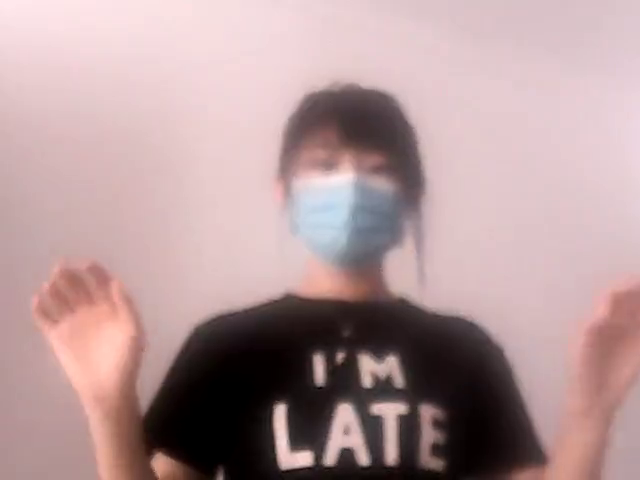
#> input picture frame 5 of 手势数据集/ccwr_2.mp4, 640 x 480 px, given in place of the camera
$ python get_tsm_dataset.py
#> lines starting #> are read from the running program, lines starting #| are printed output that depends on the picture
import time

import numpy as np
import cv2

'''
    用于TSM网络所需视频的手势数据的录制
'''


path = 'D:/CSU/data3/customize_ges/所有数据/no_gesture/'
cap = cv2.VideoCapture(0)

fourcc = cv2.VideoWriter_fourcc(*'XVID')

for i in range(14):
    out = cv2.VideoWriter(path+'{}.avi'.format(time.strftime("%Y-%m-%d-%H-%M-%S", time.localtime())), fourcc, 30.0, (640, 480))

    while(cap.isOpened()):
        ret, frame = cap.read()
        if ret==True:
            frame = cv2.flip(frame,1)
    #        out.write(cv2.cvtColor(frame, cv2.COLOR_RGB2BGR))   将视频转换为灰色的源
            out.write(frame)

            cv2.imshow('frame', frame)
            if cv2.waitKey(1) & 0xFF == ord('1'):
                out.release()
                time.sleep(1)
                break
        else:
            break

cap.release()
cv2.destroyAllWindows()

$ run again, starting later in the video
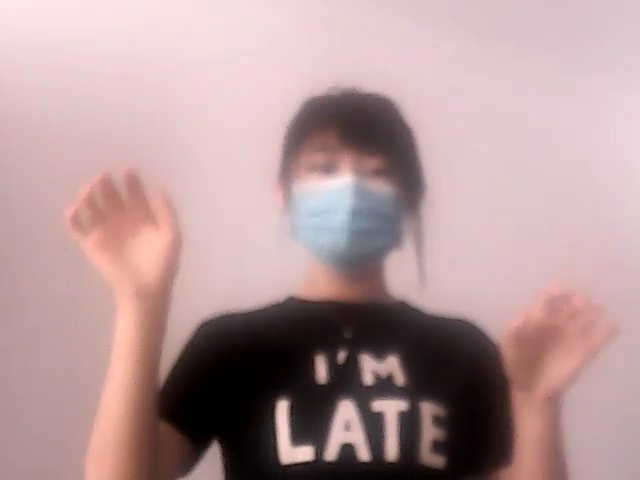
#> input picture frame 24 of 手势数据集/ccwr_2.mp4, 640 x 480 px, given in place of the camera

$ run again, starting later in the video
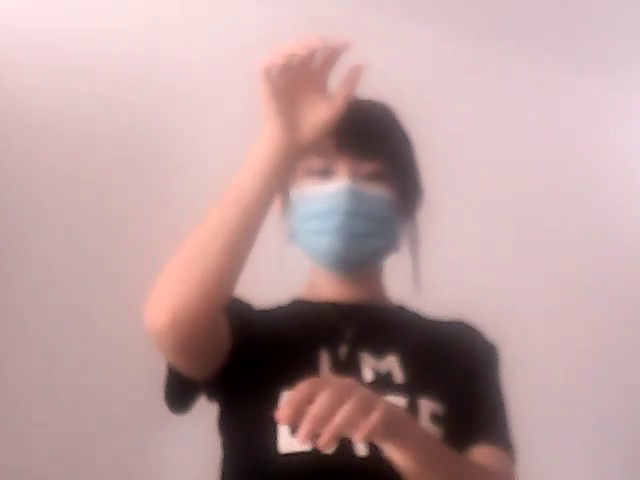
#> input picture frame 44 of 手势数据集/ccwr_2.mp4, 640 x 480 px, given in place of the camera
#> the loop `for i in range(14):` made 14 passes
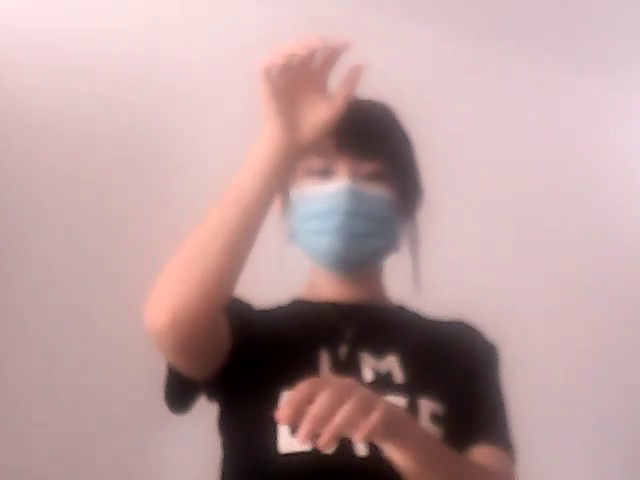
#> input picture frame 44 of 手势数据集/ccwr_2.mp4, 640 x 480 px, given in place of the camera
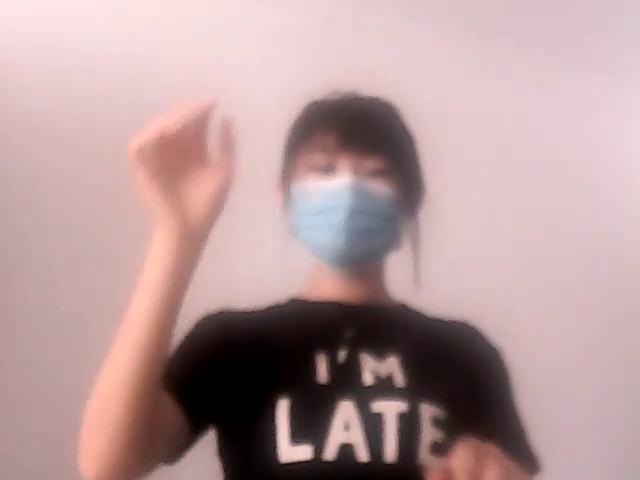
#> input picture frame 51 of 手势数据集/ccwr_2.mp4, 640 x 480 px, given in place of the camera
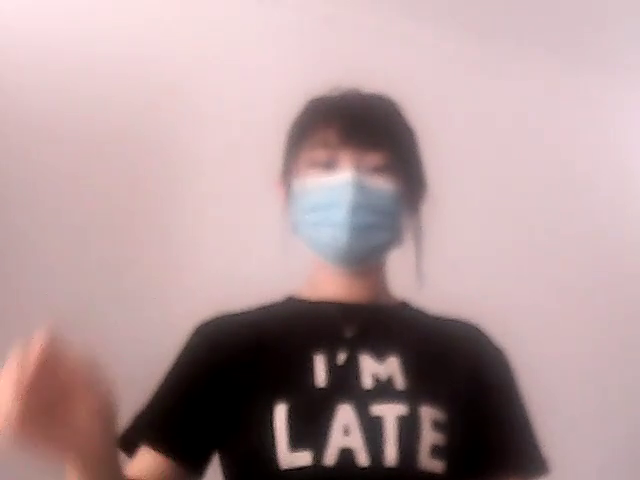
#> input picture frame 53 of 手势数据集/ccwr_2.mp4, 640 x 480 px, given in place of the camera
